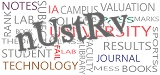
#> input picture captcha/images/113.jpg, 160 x 75 px; its folder holds 4 pictures in this run
$ python bg2.py
#> lines starting #> are read from the running program, lines starting #| are printed output that depends on the picture
import cv2
import numpy as np
import os

# Path to the directory containing the images
images_path = 'images'

# Get a list of all image files in the directory
image_files = [f for f in os.listdir(images_path) if f.endswith(('png', 'jpg', 'jpeg'))]

# Read all images into a list
images = []
for file in image_files:
    img_path = os.path.join(images_path, file)
    img = cv2.imread(img_path, cv2.IMREAD_COLOR)
#> img is the input picture: shape (75, 160, 3); mean B, G, R 219.3, 219.4, 222.9
    if img is not None:
        images.append(img)

# Stack images along a new dimension
stack_images = np.stack(images, axis=-1)

# Compute the median along the new dimension
median_image = np.median(stack_images, axis=-1)
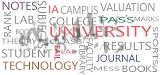
#> median_image: shape (75, 160, 3) float64; mean of channels 0, 1, 2 225, 225.1, 229.1; drawn as B, G, R

# Convert the median image to uint8 type
median_image = np.uint8(median_image)

# Save the resulting background image
cv2.imwrite('background_image_median.png', median_image)

print('Background image created and saved as background_image_median.png')
